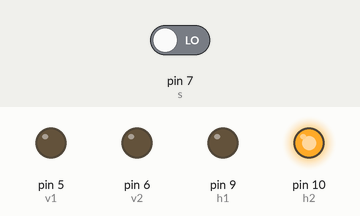
A sketch run on a simulated Arduino Uno, built with avr-gcc and run on an emulated ATmega328P. On the bench: output pins drawn as LEDs (lit = HIGH). Inputs (shaded band) come from the test bench; at power-on: pin 7 (s) LOW.

Above: at 4.0 s.
4.1 s: pin 7 (s) driven HIGH
At 5.6 s:
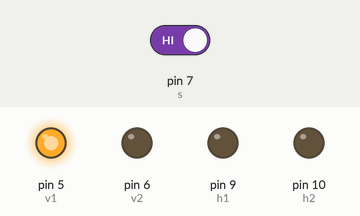
At 7.9 s:
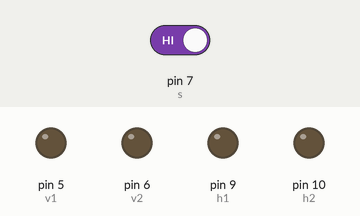
Timing chart, 0 to 9.4 s (numbered marks = the images above; inputs shaded):
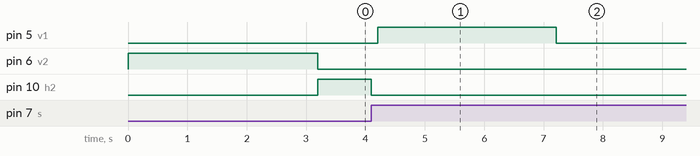

The sketch:

whole.ino
```cpp
#define v1 5
#define v2 6
#define s 7   // 1 for black
#define h1 9
#define h2 10
int n = 0;
bool start = false;
bool finish = false;
void setup() {
  pinMode(s,INPUT);
}

void loop() {
  int startsensor = digitalRead(s);
  if (start == false && startsensor == 0)
  {
    start = true;
    lift();
    go();
   }
  if (start == true && finish == false)
  {
    if (go() > 10)
    {
    down();
    finish = true;
    }
    }
}
void lift()
{
  analogWrite(v1,0);
  analogWrite(v2,255);
  delay(3200);
  analogWrite(v1,0);
  analogWrite(v2,0);
  }
int go()
{
  int gosensor = digitalRead(s);
  if (gosensor == 1)
  {
   analogWrite(h1,0);
   analogWrite(h2,0);
   delay(10);
   n++;
    }
  else
  {
   analogWrite(h1,0);
   analogWrite(h2,255);
   n = 0;
    }
    return n;
  }
void down()
{
  analogWrite(v1,255);
  analogWrite(v2,0);
  delay(3000);
  analogWrite(v1,0);
  analogWrite(v2,0);
  }
void acceler()
{
  int a;
  for (a = 150; a <= 255; a += 5)
   analogWrite(h1,0);
   analogWrite(h2,a);
   delay(40);
  }
```

Measured:
- after the input at 4.1 s, pin 5 (v1): LOW → HIGH after 0.11 s, → LOW 3.0 s later; pin 10 (h2): HIGH → LOW at once
